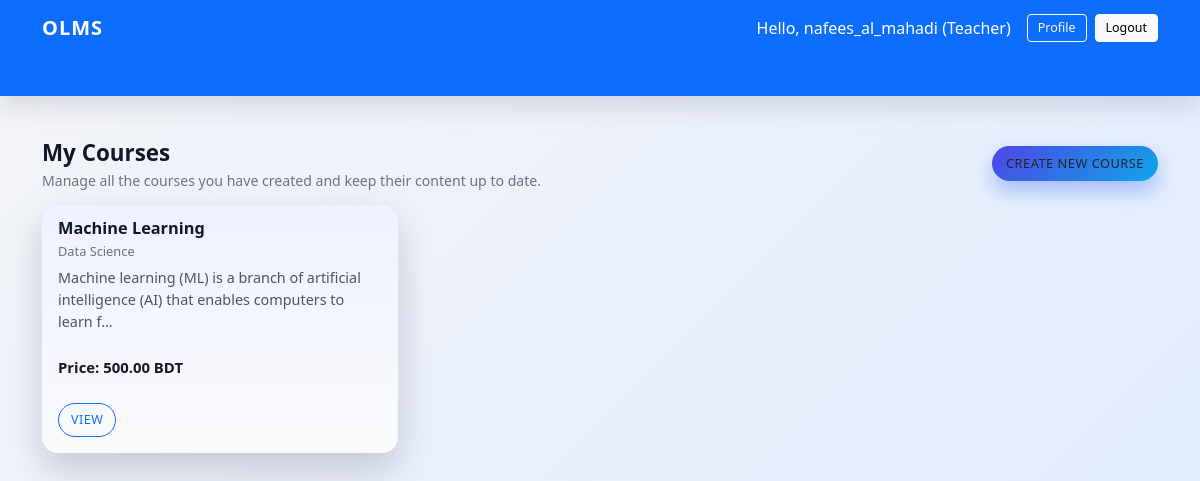
Page /courses/teacher/ (signed in) on the committed database.
### accounts/models.py (models this page shows, shortened)
class CustomUser(AbstractUser):
    ROLE_CHOICES = (
        ('admin', 'Admin'),
        ('teacher', 'Teacher'),
        ('student', 'Student'),
    )
    role = models.CharField(max_length=10, choices=ROLE_CHOICES, default='student')
    phone = models.CharField(max_length=20, blank=True, null=True)
    gender = models.CharField(max_length=10, blank=True, null=True)
    profile_photo = models.ImageField(upload_to='profiles/', blank=True, null=True)
    qualification = models.CharField(max_length=255, blank=True, null=True)
    expertise = models.CharField(max_length=255, blank=True, null=True)

### courses/models.py (models this page shows, shortened)
class Course(models.Model):
    teacher = models.ForeignKey(
        User, on_delete=models.CASCADE, related_name='courses'
    )
    title = models.CharField(max_length=200)
    description = models.TextField()
    category = models.ForeignKey(
        Category, on_delete=models.SET_NULL, null=True, blank=True
    )
    price = models.DecimalField(max_digits=8, decimal_places=2, default=0)
    created_at = models.DateTimeField(auto_now_add=True)
    updated_at = models.DateTimeField(auto_now=True)
    is_active = models.BooleanField(default=True)

class Category(models.Model):
    name = models.CharField(max_length=100, unique=True)
    description = models.TextField(blank=True, null=True)
    def __str__(self):
        return self.name

### courses/views.py (the view)
# urls.py: path('teacher/', teacher_course_list_view, name='teacher_course_list'),
@login_required
def teacher_course_list_view(request):
    courses = Course.objects.filter(teacher=request.user)
    return render(request, 'courses/teacher_course_list.html', {'courses': courses})

### courses/templates/courses/teacher_course_list.html (shortened to what this page needs)
{% extends 'base.html' %}
{% block content %}
<div class="olms-teacher-header">
    <div>
        <div class="olms-teacher-title">My Courses</div>
        <div class="olms-teacher-subtitle">
            Manage all the courses you have created and keep their content up to date.
        </div>
    </div>
    <a href="{% url 'courses:course_create' %}" class="btn olms-teacher-create-btn">
        Create New Course
    </a>
</div>
<div class="row">
    {% for course in courses %}
    <div class="col-md-4 mb-3">
        <div class="olms-teacher-course-card h-100">
            <div class="olms-teacher-course-body d-flex flex-column">
                <h5 class="olms-teacher-course-title">{{ course.title }}</h5>
                <p class="olms-teacher-course-category">{{ course.category }}</p>
                <p class="olms-teacher-course-desc flex-grow-1">
                    {{ course.description|truncatechars:100 }}
                </p>
                <p class="olms-teacher-course-price">
                    Price: {{ course.price }} BDT
                </p>
                <a href="{% url 'courses:course_detail' course.pk %}"
                   class="btn btn-outline-primary btn-sm mt-2 olms-teacher-course-btn align-self-start">
                    View
                </a>
            </div>
        </div>
    </div>
    {% empty %}
    <p class="olms-teacher-empty">You have no courses yet. Click “Create New Course” to get started.</p>
    {% endfor %}
</div>
{% endblock %}

### templates/base.html (shortened to what this page needs)
{% load static %}
<!DOCTYPE html>
<html lang="en">
<head>
    <link rel="stylesheet"
          href="https://cdn.jsdelivr.net/npm/bootstrap@5.3.2/dist/css/bootstrap.min.css">
    <link rel="stylesheet"
          href="{% static 'css/style.css' %}">
</head>
<body class="bg-light">
<nav class="navbar navbar-expand-lg navbar-dark bg-primary mb-3">
    <div class="container">
        <a class="navbar-brand fw-bold" href="{% url 'accounts:dashboard' %}">OLMS</a>
        <div class="collapse navbar-collapse justify-content-end" id="navbarMain">
            {% if user.is_authenticated %}
                <span class="text-white me-3">
                    Hello, {{ user.username }} ({{ user.get_role_display }})
                </span>
                <a href="{% url 'accounts:profile' %}"
                   class="btn btn-outline-light btn-sm">
                    Profile
                </a>
                <a href="{% url 'accounts:logout' %}"
                   class="btn btn-light btn-sm ms-2">
                    Logout
                </a>
            {% else %}
                <a href="{% url 'accounts:login' %}"
                   class="btn btn-light btn-sm">
                    Login
                </a>
            {% endif %}
        </div>
    </div>
</nav>
<div class="container py-4">
    {% block content %}{% endblock %}
</div>
</body>
</html>

### static/css/style.css (style rules this page uses)
body { background: linear-gradient(135deg, #f3f4f7, #e1ecff); font-family: system-ui, -apple-system, BlinkMacSystemFont, "Segoe UI", sans-serif; color: #111827; }
.container { padding-bottom: 40px; }
h1, h2, h3, h4, h5 { color: #111827; }
.navbar { box-shadow: 0 10px 25px rgba(15, 23, 42, 0.12); }
.navbar-brand { letter-spacing: 1px; font-weight: 600; }
.navbar .btn, .navbar a.nav-link { transition: background-color 0.15s ease, color 0.15s ease; }
.btn-outline-primary, .btn-outline-danger, .btn-secondary { border-radius: 999px; }
.btn-sm { font-size: 0.78rem; padding: 4px 10px; }
a { color: #2563eb; text-decoration: none; }
.mb-3 { margin-bottom: 1rem !important; }
.mt-2 { margin-top: 0.5rem !important; }

### courses/templates/courses/teacher_course_list.html (style rules this page uses)
.olms-teacher-header { display: flex; justify-content: space-between; align-items: center; margin-bottom: 14px; }
.olms-teacher-title { font-size: 1.4rem; font-weight: 600; }
.olms-teacher-subtitle { font-size: 0.88rem; color: #6b7280; }
.olms-teacher-create-btn { border-radius: 999px; font-size: 0.8rem; text-transform: uppercase; letter-spacing: 0.04em; padding: 8px 14px; background: linear-gradient(135deg, #4f46e5, #0ea5e9); border: none; box-shadow: 0 10px 20px rgba(37, 99, 235, 0.35); }
.olms-teacher-course-card { border-radius: 16px; border: none; overflow: hidden; box-shadow: 0 16px 36px rgba(15, 23, 42, 0.18); background: linear-gradient(180deg, #eef2ff, #f9fafb); transition: transform 0.15s ease, box-shadow 0.15s ease; }
.olms-teacher-course-body { padding: 14px 16px 16px; }
.olms-teacher-course-title { font-size: 1.02rem; font-weight: 600; margin-bottom: 4px; }
.olms-teacher-course-category { font-size: 0.8rem; color: #6b7280; margin-bottom: 6px; }
.olms-teacher-course-desc { font-size: 0.9rem; color: #4b5563; }
.olms-teacher-course-price { font-weight: 600; font-size: 0.93rem; margin-top: 8px; }
.olms-teacher-course-btn { border-radius: 999px; font-size: 0.78rem; text-transform: uppercase; letter-spacing: 0.04em; padding: 7px 12px; }

### rows in the picture
CustomUser: username "nafees_al_mahadi", role "Teacher"
Course: title "Machine Learning", category "Data Science", description "Machine learning (ML) is a branch of artificial intelligence (AI) that enables computers to learn f…", price "500.00"
